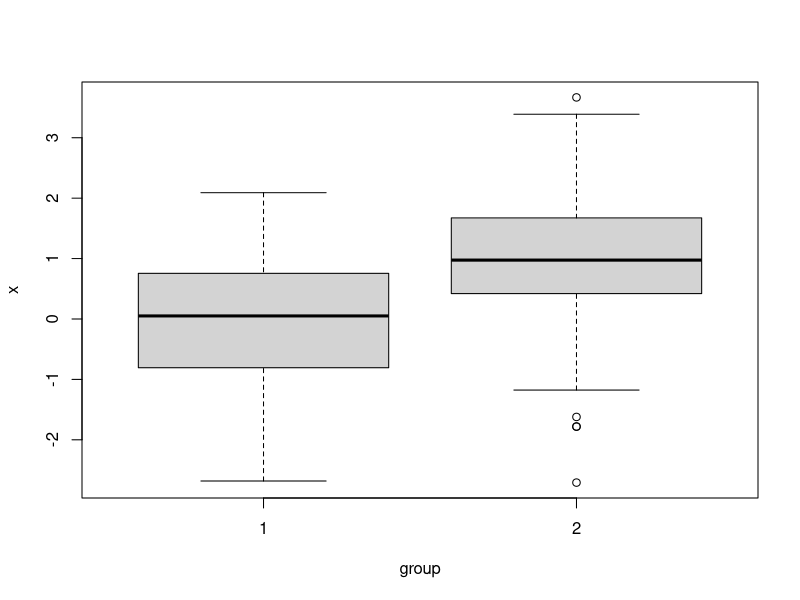
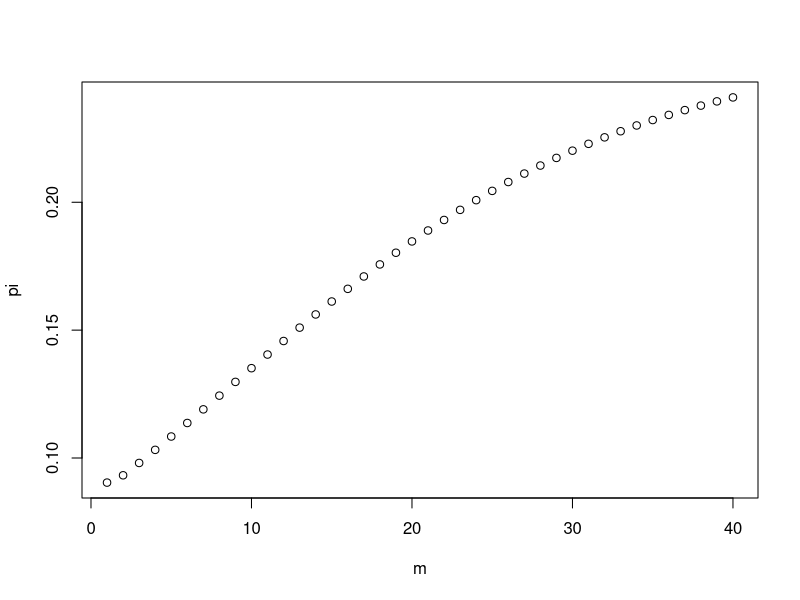
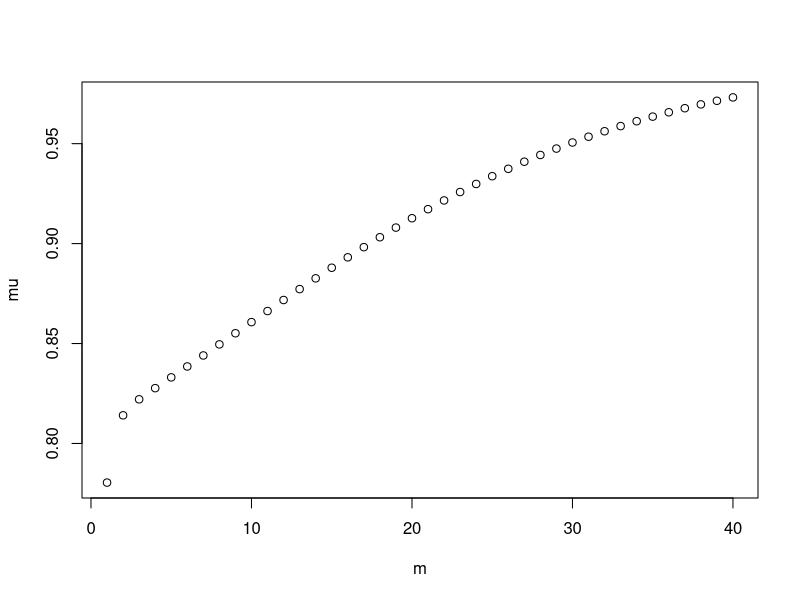

Write R code to recreate these figures, in order.
## ---- chunk 1
knitr::opts_chunk$set(echo = TRUE)
## ---- chunk 2
set.seed(1288)
group=sample(c(1,2),400,replace=TRUE,prob=c(.25,.75))
rnorm1=rnorm(400,0,1)
rnorm2=rnorm(400,1,1)
x=rnorm1*(group==1)+rnorm2*(group==2)
boxplot(x~group)
## ---- chunk 3
p1 = 0.1
m1 = 0.5
n=length(x)
resultmtx = matrix(0,40,2)

## ---- chunk 4
#two w vector to store lists of weights for 2 catagory of distribution
w1 = rep(0,400)
w2 = rep(0,400)
for (i in 1:40) {
 for (j in 1:400) {
   w1[j] = p1*dnorm(x[j]) / ( p1*dnorm(x[j]) + (1-p1) * dnorm(x[j],m1) )
   w2[j] = (1-p1) * dnorm(x[j],m1) / ( p1*dnorm(x[j]) + (1-p1) * dnorm(x[j],m1) )
 }
  #n1: how many distribution 1 out of 400 observations
  #n2: how many distribution 2 out of 400 observations
  n1 = sum(w1)
  n2 = sum(w2)
  p1 = n1/(n1+n2)
  m1 = sum(w2*x) / n2
  #first column for p, second for m
  resultmtx[i,1] = p1
  resultmtx[i,2] = m1
  
  
}
## ---- chunk 5
colnames(resultmtx) = c("pi","u")
#resultmtx
## ---- chunk 6
m=1:40
plot(m,resultmtx[,1],xlab = "m",ylab = "pi")
plot(m,resultmtx[,2],xlab = "m",ylab = "mu")
## ---- chunk 7
resultmtx[40,]
